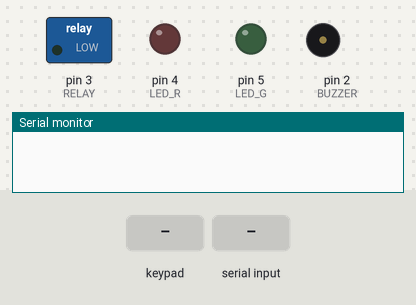
Simulated run of this sketch. Board: Arduino Leonardo, built for the host (arithmetic inside an expression is 32-bit, double 64-bit). Parts: switched loads named in the sketch (green lamp = pin HIGH), output pins drawn as LEDs (lit = HIGH), buzzer (waves = sounding), the last lines printed to the serial monitor. The inputs (shaded band) are chosen by the test bench.

Above: at 1.2 s.
1.3 s: keypad keys 1 2 3 4 pressed 0.4 s apart
At 3.2 s:
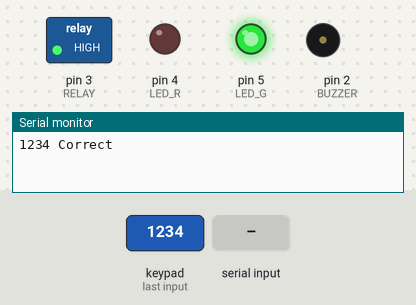
4.9 s: "1\n" received over the second serial link
At 6.7 s:
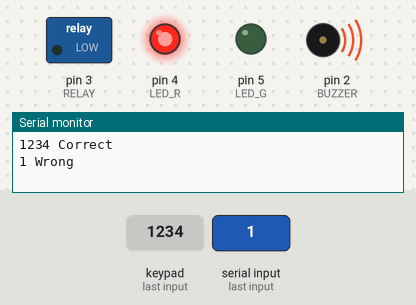
7.9 s: "0\n" received over the second serial link
At 10.2 s:
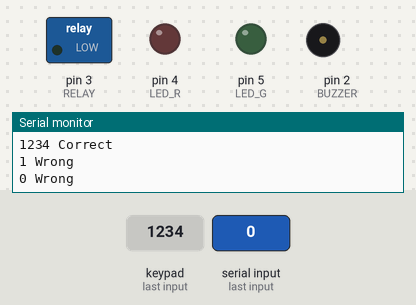
10.9 s: "2\n" received over the second serial link
At 12.7 s:
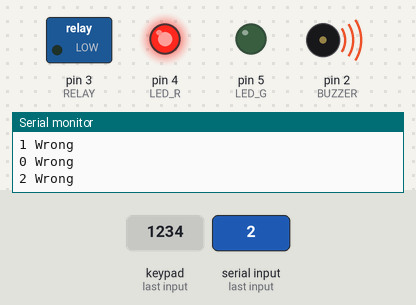
Timing chart, 0 to 14.4 s (numbered marks = the images above; inputs shaded):
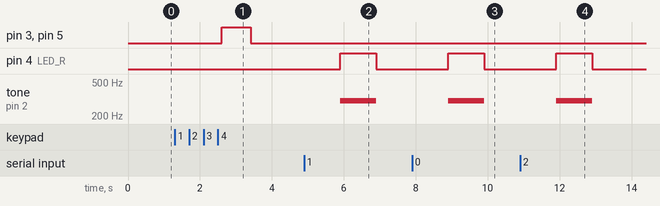

The sketch:

MercuryArduino.ino
```cpp
/*
 * Author: Enrico Bagattin
 *
 * Main
 *
*/

#include "src/SolenoidLib/Solenoid.h"
#include "src/MatrixKeyPadLib/MatrixKeyPad.h"
#include "src/BarcodeScannerLib/BarcodeScanner.h"
#include "ArduinoSTL.h"

const std::vector<std::string> correctPins     {"1234", "1256"};
const std::vector<std::string> correctBarcodes {"BA0226793241", "L1204157681014V5"};

std::string k_code = "";
std::string b_code = "";

bool in_array(const std::string &value, const std::vector<std::string> &array) {
    return std::find(array.begin(), array.end(), value) != array.end();
}

void verify_code(const std::string &code, const std::vector<std::string> &valids) {
    if (code.length() > 0) {
        bool valid = in_array(code, valids);
        std::cout << code + ((valid) ? " Correct" : " Wrong") << "\n";
        accessControl(valid);
    }
}

void setup() {
    initialize_solenoid();
    initialize_keypad();
    initialize_barcode();
    Serial.begin(9600);
}

void loop() {
    k_code = get_keypad_input();
    verify_code(k_code, correctPins);

    b_code = get_barcode_input();
    verify_code(b_code, correctBarcodes);
}
```

BarcodeScanner.cpp
```cpp
/*
 * Author: Enrico Bagattin
 *
 * This library reads barcodes from a scanner (UART communication)
 *
 * Connection is made through the Serial1 of Arduino Mega 2560:
 *
 *  Arduino PIN 18 (RX1)   =======  5v to 3.3v logic converter ======= GROW GM73 Barcode Scanner TX (black wire)
 *  Arduino PIN 19 (TX1)   =======  5v to 3.3v logic converter ======= GROW GM73 Barcode Scanner RX (yellow wire)
 *
 * Ensure to scan UART Output QR from the manual to use the barcode scanner
*/

#include "BarcodeScanner.h"

std::string inputString = "";
std::string resultingBCode = "";
boolean stringComplete = false;
int countstr = 0;
unsigned long millisendstr = 0;

void initialize_barcode() {
    inputString.reserve(50);
    Serial1.begin(9600);
}

void serial_barcode_event() {
    if (Serial1.available() > 0) {
        // Get the new byte:
        char inChar = (char)Serial1.read();
        // Add it to the inputString:
        inputString += inChar;
        countstr++;
        millisendstr = millis();
    } else {
        if (millis() - millisendstr > 1000 && countstr > 0) {
            stringComplete = true;
        }
    }
}

bool isNotAlnum(char c) {
    return isalnum(c) == 0;
}

std::string get_barcode_input() {
    resultingBCode = "";

    serial_barcode_event();
    if (stringComplete) {
        resultingBCode = inputString;
        // Remove non alphanumeric chars
        resultingBCode.erase(std::remove_if(resultingBCode.begin(), resultingBCode.end(), isNotAlnum), resultingBCode.end());
        inputString = "";
        stringComplete = false;
        countstr = 0;
    }

    return resultingBCode;
}
```

BarcodeScanner.h
```cpp
/*
 * Author: Enrico Bagattin
 *
 * This library reads barcodes from a scanner (UART communication)
 *
 * Connection is made through the Serial1 of Arduino Mega 2560:
 *
 *  Arduino PIN 18 (RX1)   =======  5v to 3.3v logic converter ======= GROW GM73 Barcode Scanner TX (black wire)
 *  Arduino PIN 19 (TX1)   =======  5v to 3.3v logic converter ======= GROW GM73 Barcode Scanner RX (yellow wire)
*/

#include <Arduino.h>
#include <wiring_private.h>
#include "ArduinoSTL.h"

void initialize_barcode();
void serial_barcode_event();
std::string get_barcode_input();
```

Solenoid.cpp
```cpp
/*
 * Author: Enrico Bagattin
 *
 * This library manage a solenoid through a relay
 *
 * Connection diagram:
 *  Arduino PIN 2   ===================  Buzzer
 *  Arduino PIN 3   ===================  Relay
 *  Arduino PIN 4   ===================  Red led
 *  Arduino PIN 5   ===================  Green led
*/

#include "Solenoid.h"

void initialize_solenoid() {
    pinMode(LED_G, OUTPUT);
    pinMode(LED_R, OUTPUT);
    pinMode(RELAY, OUTPUT);
    pinMode(BUZZER, OUTPUT);
    noTone(BUZZER);
    digitalWrite(RELAY, LOW);
}

void open_lock() {
    delay(100);
    digitalWrite(RELAY, HIGH);
    digitalWrite(LED_G, HIGH);
    delay(ACCESS_DELAY);
    digitalWrite(RELAY, LOW);
    digitalWrite(LED_G, LOW);
}

void denied_access() {
    digitalWrite(LED_R, HIGH);
    tone(BUZZER, 300);
    delay(DENIED_DELAY);
    digitalWrite(LED_R, LOW);
    noTone(BUZZER);
}

void accessControl(bool valid) {
    if (valid) {
        open_lock();
    } else {
        denied_access();
    }
}
```

Solenoid.h
```cpp
/*
 * Author: Enrico Bagattin
 *
 * This library manage a solenoid through a relay
 *
 * Connection diagram:
 *  Arduino PIN 2   ===================  Buzzer
 *  Arduino PIN 3   ===================  Relay
 *  Arduino PIN 4   ===================  Red led
 *  Arduino PIN 5   ===================  Green led
*/

#include <SPI.h>

#define LED_G 5
#define LED_R 4
#define RELAY 3
#define BUZZER 2
#define ACCESS_DELAY 800
#define DENIED_DELAY 1000

void initialize_solenoid();
void open_lock();
void denied_access();
void accessControl(bool valid);
```

Key.cpp
```cpp
// (licence header left out)
#include "Key.h"


// default constructor
Key::Key() {
	kchar = NO_KEY;
	kstate = IDLE;
	stateChanged = false;
}

// constructor
Key::Key(char userKeyChar) {
	kchar = userKeyChar;
	kcode = -1;
	kstate = IDLE;
	stateChanged = false;
}


void Key::key_update (char userKeyChar, KeyState userState, boolean userStatus) {
	kchar = userKeyChar;
	kstate = userState;
	stateChanged = userStatus;
}


/*
|| @changelog
|| | 1.0 2012-06-04 - Mark Stanley : Initial Release
|| #
*/
```

Key.h
```cpp
// (licence header left out)
#ifndef KEY_H
#define KEY_H

// Arduino versioning.
#if defined(ARDUINO) && ARDUINO >= 100
#include "Arduino.h"	// for digitalRead, digitalWrite, etc
#else
#include "WProgram.h"
#endif

#define OPEN LOW
#define CLOSED HIGH

typedef unsigned int uint;
typedef enum{ IDLE, PRESSED, HOLD, RELEASED } KeyState;

const char NO_KEY = '\0';

class Key {
public:
	// members
	char kchar;
	int kcode;
	KeyState kstate;
	boolean stateChanged;

	// methods
	Key();
	Key(char userKeyChar);
	void key_update(char userKeyChar, KeyState userState, boolean userStatus);

private:

};

#endif

/*
|| @changelog
|| | 1.0 2012-06-04 - Mark Stanley : Initial Release
|| #
*/
```

MatrixKeyPad.cpp
```cpp
/*
 * Author: Enrico Bagattin
 *
 * This library checks the keypad input
 *
 * Connection diagram for keypad pins:
 *  Arduino PIN 33   ===================  Matrix keypad 1
 *  Arduino PIN 35   ===================  Matrix keypad 2
 *  Arduino PIN 37   ===================  Matrix keypad 3
 *  Arduino PIN 39   ===================  Matrix keypad 4
 *  Arduino PIN 41   ===================  Matrix keypad 5
 *  Arduino PIN 43   ===================  Matrix keypad 6
 *  Arduino PIN 45   ===================  Matrix keypad 7
 *  Arduino PIN 47   ===================  Matrix keypad 8
*/

#include "MatrixKeyPad.h"

std::string resultingKCode = "";

void initialize_keypad() {
    int i;
    for (i = 0; i < ROWS; i++) {
        pinMode(rowMatrixPins[i], OUTPUT);
        pinMode(colMatrixPins[i], OUTPUT);
    }
}

std::string get_keypad_input() {
    resultingKCode = "";

    char customKey = customKeypad.getKey();
    if (customKey) {
        inputPin += customKey;
    }
    if (inputPin.length() == 4) {
        resultingKCode = inputPin;
        inputPin = "";
    }

    return resultingKCode;
}
```

MatrixKeyPad.h
```cpp
/*
 * Author: Enrico Bagattin
 *
 * This library checks the keypad input
 *
 * Connection diagram for keypad pins:
 *  Arduino PIN 33   ===================  Matrix keypad 1
 *  Arduino PIN 35   ===================  Matrix keypad 2
 *  Arduino PIN 37   ===================  Matrix keypad 3
 *  Arduino PIN 39   ===================  Matrix keypad 4
 *  Arduino PIN 41   ===================  Matrix keypad 5
 *  Arduino PIN 43   ===================  Matrix keypad 6
 *  Arduino PIN 45   ===================  Matrix keypad 7
 *  Arduino PIN 47   ===================  Matrix keypad 8
*/

#include "Keypad.h"
#include "ArduinoSTL.h"
#include <vector>

#define ROW_1 33
#define ROW_2 35
#define ROW_3 37
#define ROW_4 39
#define COL_1 41
#define COL_2 43
#define COL_3 45
#define COL_4 47

const byte ROWS = 4;  //four rows
const byte COLS = 4;  //four columns
inline std::string inputPin = "";

const char hexaKeys[ROWS][COLS] = {
    {'1', '2', '3', 'A'},
    {'4', '5', '6', 'B'},
    {'7', '8', '9', 'C'},
    {'*', '0', '#', 'D'}};
//connect to the row pinouts of the keypad
const byte rowMatrixPins[ROWS] = {ROW_1, ROW_2, ROW_3, ROW_4};
//connect to the column pinouts of the keypad
const byte colMatrixPins[COLS] = {COL_1, COL_2, COL_3, COL_4};

const Keypad customKeypad = Keypad(makeKeymap(hexaKeys), rowMatrixPins, colMatrixPins, ROWS, COLS);

void initialize_keypad();

std::string get_keypad_input();
```

Measured:
- after the input at 1.3 s, pin 3 (RELAY), pin 5 (LED_G): LOW → HIGH after 1.3 s, → LOW 0.80 s later
- after the input at 4.9 s, pin 4 (LED_R): LOW → HIGH after 1.0 s, → LOW 1.0 s later; tone on pin 2 (BUZZER): silent → 300 Hz after 1.0 s, → silent 1.0 s later
- after the input at 7.9 s, pin 4 (LED_R): LOW → HIGH after 1.0 s, → LOW 1.0 s later; tone on pin 2 (BUZZER): silent → 300 Hz after 1.0 s, → silent 1.0 s later
- after the input at 10.9 s, pin 4 (LED_R): LOW → HIGH after 1.0 s, → LOW 1.0 s later; tone on pin 2 (BUZZER): silent → 300 Hz after 1.0 s, → silent 1.0 s later
